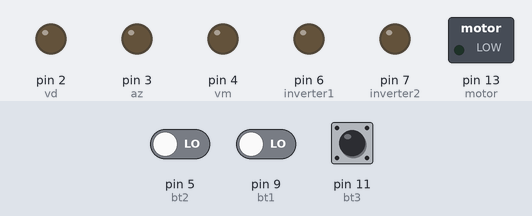
Simulated run of this sketch. Board: Arduino Uno, built with avr-gcc and run on an emulated ATmega328P. Shown: switched loads named in the sketch (green lamp = pin HIGH), output pins drawn as LEDs (lit = HIGH). Dashed ring = blinking. Inputs (shaded band) come from the test bench; at power-on: pin 9 (bt1) LOW, pin 11 (bt3) LOW, pin 5 (bt2) LOW.

Above: at 1.2 s.
1.3 s: pin 9 (bt1) driven HIGH
At 1.6 s:
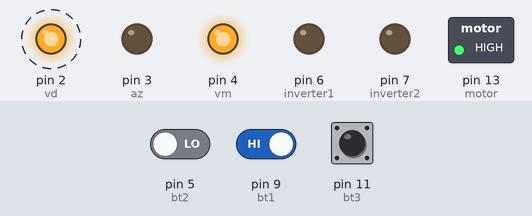
4.3 s: pin 11 (bt3) driven HIGH
At 5.0 s:
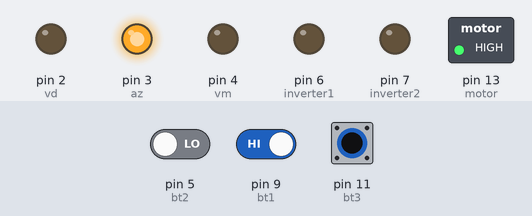
7.3 s: pin 5 (bt2) driven HIGH
At 9.5 s:
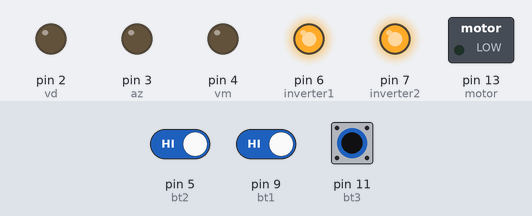
10.0 s: pin 5 (bt2) driven LOW
At 10.7 s:
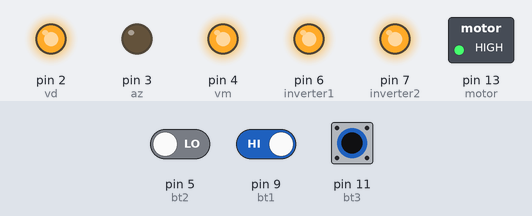
13.0 s: pin 11 (bt3) driven LOW
At 14.8 s:
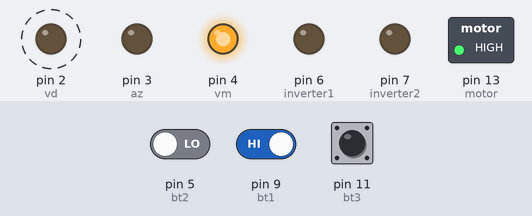
16.0 s: pin 11 (bt3) pulsed HIGH 5 times (0.12 s each, 0.3 s apart)
At 18.1 s:
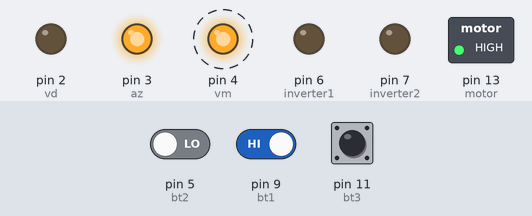
Timing chart, 0 to 21.5 s (numbered marks = the images above; inputs shaded):
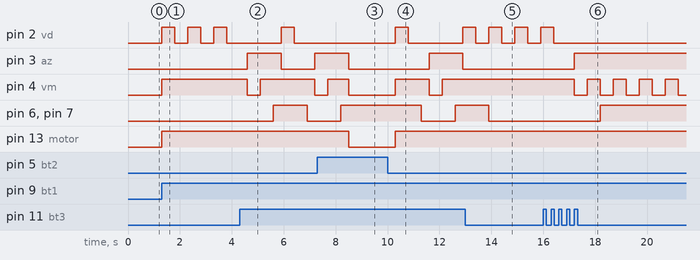

Measured:
- after the input at 1.3 s, pin 2 (vd): alternates HIGH for 0.50 s and LOW for 0.50 s, starting at once; pin 4 (vm), pin 13 (motor): LOW → HIGH at once
- after the input at 4.3 s, pin 3 (az): LOW → HIGH after 0.30 s, → LOW 1.3 s later, → HIGH 1.3 s later; pin 4 (vm): HIGH → LOW after 0.30 s, → HIGH 0.50 s later, → LOW 2.1 s later; pin 6 (inverter1), pin 7 (inverter2): LOW → HIGH after 1.3 s, → LOW 1.3 s later
- after the input at 7.3 s, pin 2 (vd): stays LOW (without the input it goes to HIGH after 1.2 s); pin 6 (inverter1), pin 7 (inverter2): goes on until 8.2 s, then stays HIGH; pin 13 (motor): HIGH → LOW after 1.2 s
- after the input at 10.0 s, pin 2 (vd): LOW → HIGH after 0.30 s, → LOW 0.50 s later, → HIGH 2.1 s later; pin 3 (az): LOW → HIGH after 1.6 s, → LOW 1.3 s later
- after the input at 13.0 s, pin 3 (az): stays LOW (without the input it goes to HIGH after 1.2 s); pin 4 (vm): stays HIGH (without the input it goes to LOW after 1.2 s); pin 6 (inverter1), pin 7 (inverter2): goes on until 13.9 s, then stays LOW
- after the input at 16.0 s, pin 2 (vd): goes on until 16.4 s, then stays LOW; pin 3 (az): LOW → HIGH after 1.2 s; pin 4 (vm): alternates HIGH for 0.50 s and LOW for 0.50 s, starting after 1.2 s; pin 6 (inverter1), pin 7 (inverter2): LOW → HIGH after 2.2 s

The sketch:

motor_cc_arduino_com_partida_e_revers_o1.ino
```cpp
// AUTOR: LUIZ VINICIUS
// DESCRIÇÃO: MOTOR 127V COM REVERSAO ARDUINO
// DATA: 25/08/2022

//Entradas
int bt1 = 9, bt2 = 5, bt3 = 11; // botoes
// Saidas
int vm = 4;             //  LedRGB porta vermelha
int az = 3;             //  LedRGB porta Azul
int vd = 2;             //  LedRGB porta Verde

int motor = 13;         // motor
int inverter1 = 6;      // Fase + motor invertido
int inverter2 = 7;      // Fase - motor invertido

// Variaveis
int estado = 1;         // Estado de giro 1 = horario || 2 = anti horario

bool ligado, desligado;	// Estado Ligado || Desligado

/*LIGAR MOTOR*/   	void ligar()        {digitalWrite(motor, HIGH);}
/*DESLIGAR MOTOR*/  void desligar()     {digitalWrite(motor, LOW);}
/*INVERTER MOTOR*/  void antiHorario()  {digitalWrite(inverter1, HIGH); digitalWrite(inverter2, HIGH);}
/*INVERTER MOTOR*/  void horario()      {digitalWrite(inverter1, LOW); digitalWrite(inverter2, LOW);}
/*Fabrica D'Cores*/ void defineColor    (int r, int g, int b) {digitalWrite(vm, r);digitalWrite(az, g);digitalWrite(vd, b);}
/*Desligado*/     	void apagado()      {defineColor(0,0,0);}
/*Verde*/       	  void verde()        {defineColor(0,0,1);}
/*Azul*/      		  void azul()         {defineColor(0,1,0);}
/*Ciano*/      		  void ciano()        {defineColor(0,1,1);}
/*Vermelho*/    	  void vermelho()     {defineColor(1,0,0);}
/*Amarelo*/     	  void amarelo()      {defineColor(1,0,1);}
/*Magenta*/     	  void magenta()      {defineColor(1,1,0);}
/*Branco*/      	  void branco()       {defineColor(1,1,1);}
/*Sinalizar ligado*/void piscar()       {if(estado == 2){azul(); delay(500); magenta(); delay(500);}else{amarelo(); delay(500); vermelho(); delay(500);}}

void setup()
{
  //Entradas
  pinMode(bt1,INPUT);     	//  Botao ligar
  pinMode(bt2,INPUT);     	//  Botao desligar
  pinMode(bt3,INPUT);     	//  Botao Inverter

  //Saidas
  pinMode(vm,OUTPUT);     	//  LedRGB porta vermelha
  pinMode(az,OUTPUT);     	//  LedRGB porta Azul
  pinMode(vd,OUTPUT);     	//  LedRGB porta Verde
  pinMode(motor,OUTPUT);    //  Motor
  pinMode(inverter1,OUTPUT);//  Motor fase + Ivertido
  pinMode(inverter2,OUTPUT);//  Motor fase - Ivertido

}

void loop()
{
  // Verificar entradas
  if(digitalRead(bt1) == HIGH){ligado = true;    desligado = false;}
  if(digitalRead(bt2) == HIGH){desligado = true; ligado = false;}
  if(digitalRead(bt3) == HIGH){estado = estado +1; if(estado > 2){estado = 1;} delay(300);}

  // Girar horario
  if(estado == 1)
  {
    if(ligado == true)
    {ligar(); piscar(); horario();} else {desligar(); apagado();}
  }

  // Girar anti-horario
  if(estado == 2)
  {
    if(ligado == true)
    {ligar(); piscar(); antiHorario();} else {desligar(); apagado();}
  }
}
```
